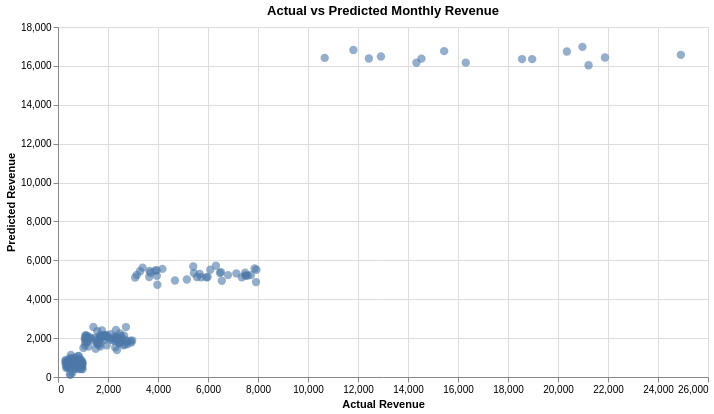

Source (notebook cell):
### Markdown cell above
Cell 22 - Visualization — Actual vs Predicted Revenue

### Code cell
results_rev = pd.DataFrame({
    "Actual Revenue": y_test,
    "Predicted Revenue": pred_rev
})

rev_chart = alt.Chart(results_rev).mark_circle(size=70, opacity=0.6).encode(
    x=alt.X("Actual Revenue:Q"),
    y=alt.Y("Predicted Revenue:Q"),
    tooltip=["Actual Revenue","Predicted Revenue"]
).properties(
    title="Actual vs Predicted Monthly Revenue",
    width=650,
    height=350
)

rev_chart

### Figure 1 — Vega-Lite specification as saved in the notebook (floating-point values rounded to 4 significant figures; data arrays with more than 128 entries replaced by an {"elided": "..."} marker saying what was removed)
{"config": {"view": {"continuousWidth": 300, "continuousHeight": 300}}, "data": {"name": "data-0b479fa550d73e467080da9bccce4165"}, "mark": {"type": "circle", "opacity": 0.6, "size": 70}, "encoding": {"tooltip": [{"field": "Actual Revenue", "type": "quantitative"}, {"field": "Predicted Revenue", "type": "quantitative"}], "x": {"field": "Actual Revenue", "type": "quantitative"}, "y": {"field": "Predicted Revenue", "type": "quantitative"}}, "height": 350, "title": "Actual vs Predicted Monthly Revenue", "width": 650, "$schema": "https://vega.github.io/schema/vega-lite/v5.20.1.json", "datasets": {"data-0b479fa550d73e467080da9bccce4165": {"elided": "200 records"}}}
